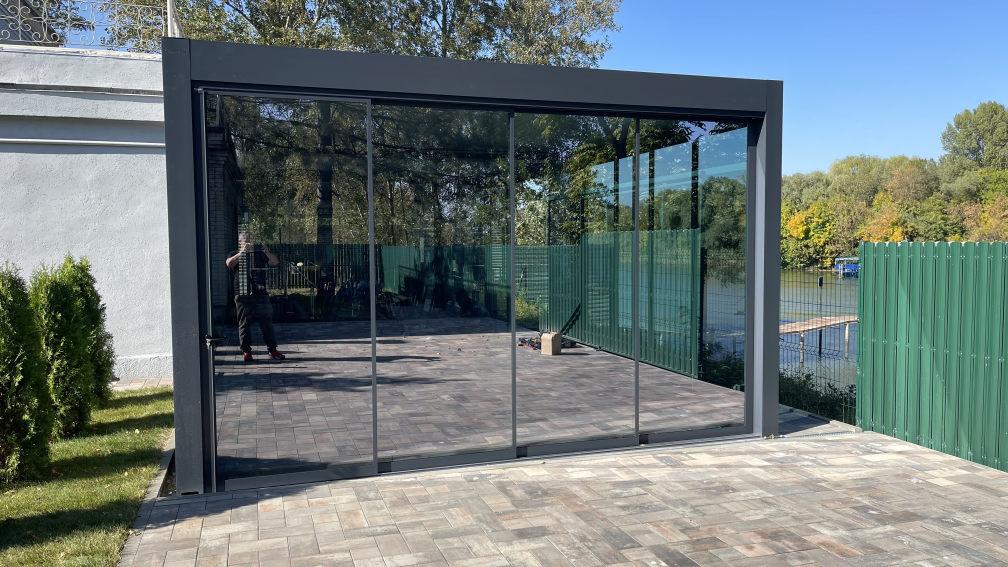
#> input picture attached_assets/IMG_0676.jpg, 4032 x 2268 px (shown at 1/4 size); its folder holds only this picture in this run
$ python -i image_normalizer.py   (imports and definitions only)
#> lines starting #> are read from the running program, lines starting #| are printed output that depends on the picture
"""
Модуль для нормализации размеров изображений галереи.
Обеспечивает единообразный размер и пропорции для всех изображений при отображении в галерее.
Позволяет автоматически обрабатывать изображения при загрузке:
1. Изменение размера до стандартных значений
2. Сохранение пропорций (соотношения сторон)
3. Опциональная обрезка для получения точных пропорций
4. Оптимизация качества и размера файла
"""

import os
import logging
import tempfile
from PIL import Image, ImageOps
import streamlit as st
from pathlib import Path

# Настройка логирования
# [1 line not run here, left out]
logger = logging.getLogger('ImageNormalizer')

# Константы для нормализации изображений
GALLERY_STANDARD_WIDTH = 1200       # Стандартная ширина изображений в галерее
GALLERY_STANDARD_HEIGHT = 800       # Стандартная высота изображений в галерее
GALLERY_ASPECT_RATIO = 3/2          # Целевое соотношение сторон (3:2 - стандартное для фотографий)
THUMBNAIL_WIDTH = 400               # Ширина миниатюр
THUMBNAIL_HEIGHT = 300              # Высота миниатюр
JPEG_QUALITY = 85                   # Качество JPEG (0-100)
PROCESSED_DIR = "processed_images"  # Директория для обработанных изображений

def normalize_image_size(image_path, target_width=GALLERY_STANDARD_WIDTH,
                         target_height=GALLERY_STANDARD_HEIGHT, quality=JPEG_QUALITY,
                         force_aspect_ratio=False, create_thumbnail=False):
    """
    Нормализует размер изображения до стандартного, сохраняя пропорции.
    Опционально может создать миниатюру.

    Args:
        image_path (str): Путь к исходному изображению
        target_width (int): Целевая ширина
        target_height (int): Целевая высота
        quality (int): Качество JPEG (0-100)
        force_aspect_ratio (bool): Принудительно установить соотношение сторон (обрезка)
        create_thumbnail (bool): Создать миниатюру

    Returns:
        tuple: (путь к нормализованному изображению, путь к миниатюре или None)
    """
#> called with image_path = '../attached_assets/IMG_0676.jpg', target_width = 1200, target_height = 800, quality = 85, force_aspect_ratio = False, create_thumbnail = False
    try:
        img = Image.open(image_path)
#> img is the input picture: PIL image 4032x2268 RGB; mean R, G, B 109.3, 121.6, 121.2

        # Получаем текущие размеры и соотношение сторон
        orig_width, orig_height = img.size
#> orig_width = 4032; orig_height = 2268
        orig_aspect = orig_width / orig_height
#> orig_aspect = 1.78
        target_aspect = target_width / target_height

        # Определяем новые размеры с сохранением пропорций
        if force_aspect_ratio:
            # Принудительно устанавливаем соотношение сторон через обрезку
            img = crop_to_aspect_ratio(img, GALLERY_ASPECT_RATIO)
            resized_img = img.resize((target_width, target_height), Image.LANCZOS)
        else:
            # Изменяем размер, сохраняя оригинальные пропорции, не превышая целевые размеры
            if orig_aspect > target_aspect:
                # Изображение шире целевого соотношения
                new_width = target_width
                new_height = int(new_width / orig_aspect)
#> new_height = 675
            else:
                # Изображение выше целевого соотношения
                new_height = target_height
                new_width = int(new_height * orig_aspect)

            resized_img = img.resize((new_width, new_height), Image.LANCZOS)
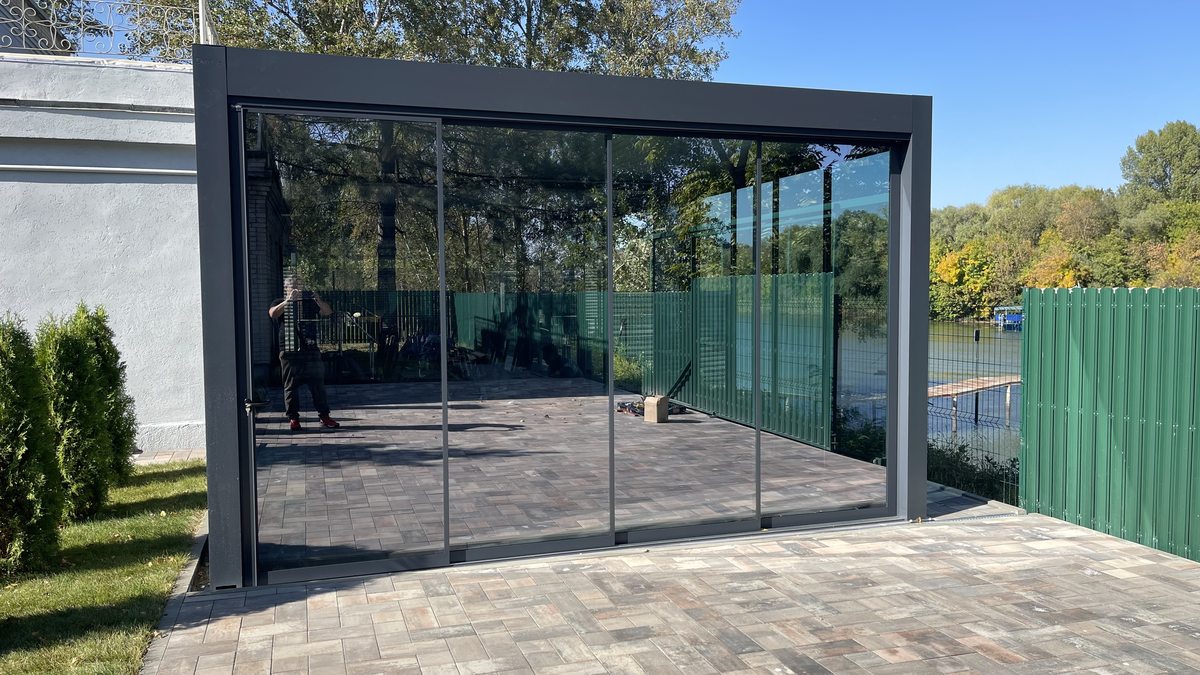
#> resized_img: PIL image 1200x675 RGB; mean R, G, B 109.3, 121.6, 121.2

        # Сохраняем нормализованное изображение
        file_name = os.path.basename(image_path)
        name, ext = os.path.splitext(file_name)

        # Создаем директорию для обработанных изображений, если её нет
        normalized_dir = os.path.join(os.path.dirname(image_path), PROCESSED_DIR)
        if not os.path.exists(normalized_dir):
            os.makedirs(normalized_dir)

        # Формируем пути для нормализованного изображения и миниатюры
        normalized_path = os.path.join(normalized_dir, f"{name}_normalized{ext}")

        # Сохраняем нормализованное изображение
        resized_img.save(normalized_path, quality=quality, optimize=True)
        logger.info(f"Изображение нормализовано: {normalized_path}")

        # Если требуется, создаем миниатюру
        thumbnail_path = None
        if create_thumbnail:
            thumbnail_path = os.path.join(normalized_dir, f"{name}_thumb{ext}")
            create_image_thumbnail(resized_img, thumbnail_path, THUMBNAIL_WIDTH, THUMBNAIL_HEIGHT, quality)

        return normalized_path, thumbnail_path

    except Exception as e:
        logger.error(f"Ошибка нормализации изображения {image_path}: {str(e)}")
        return None, None

# [135 lines left out: functions crop_to_aspect_ratio, create_image_thumbnail, process_gallery_images_batch, get_display_size, not called in this run]

>>> result = normalize_image_size('../attached_assets/IMG_0676.jpg')

$ run again, on attached_assets/IMG_0748.jpg
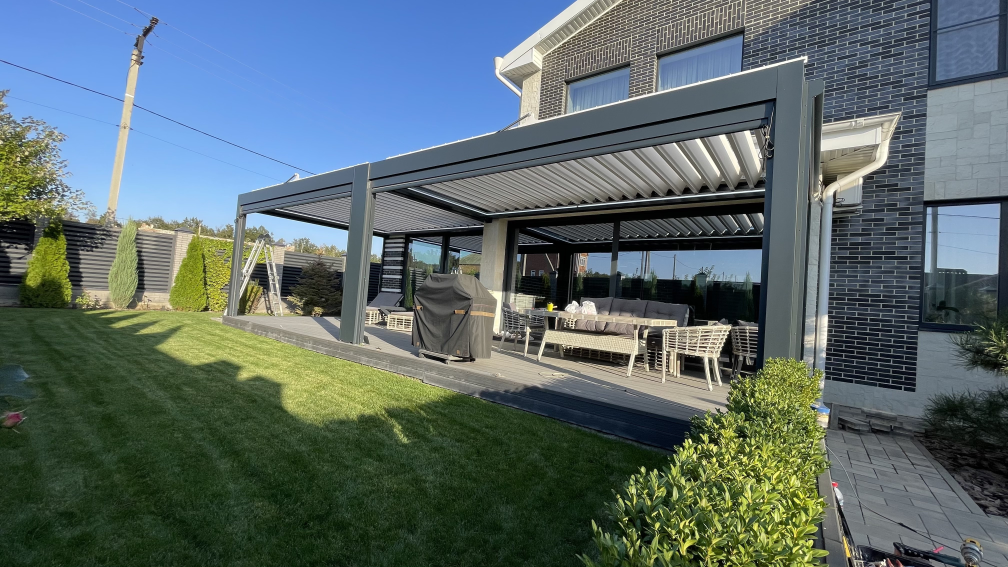
#> input picture attached_assets/IMG_0748.jpg, 4032 x 2268 px (shown at 1/4 size)
#> in normalize_image_size, img is the input picture: PIL image 4032x2268 RGB; mean R, G, B 89.6, 105.2, 105.5
#> in normalize_image_size, `resized_img = img.resize((new_width, new_height), Image.LANCZOS)`:
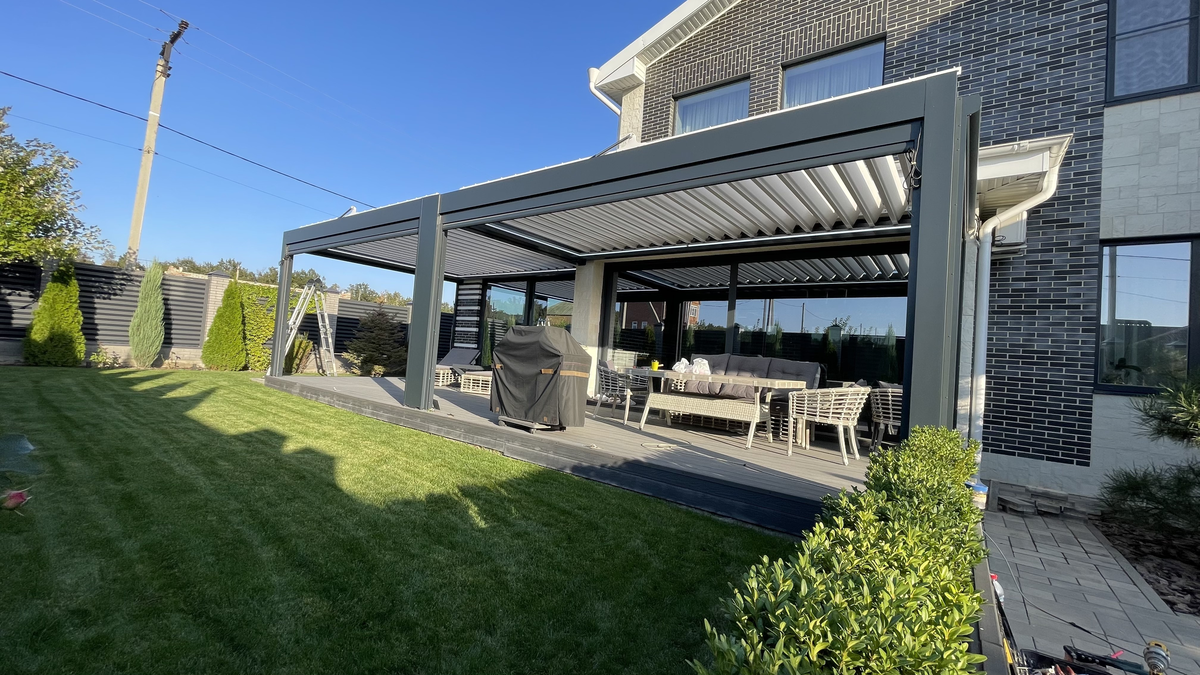
#> resized_img: PIL image 1200x675 RGB; mean R, G, B 89.6, 105.2, 105.5

$ run again, on attached_assets/IMG_0782.jpg
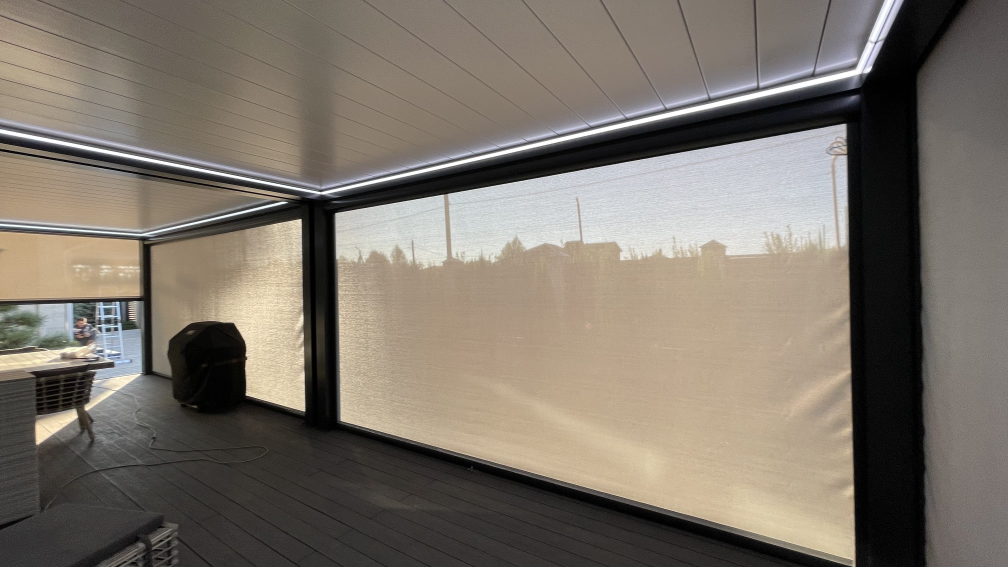
#> input picture attached_assets/IMG_0782.jpg, 4032 x 2268 px (shown at 1/4 size)
#> in normalize_image_size, img is the input picture: PIL image 4032x2268 RGB; mean R, G, B 123.9, 115.9, 105.8
#> in normalize_image_size, `resized_img = img.resize((new_width, new_height), Image.LANCZOS)`:
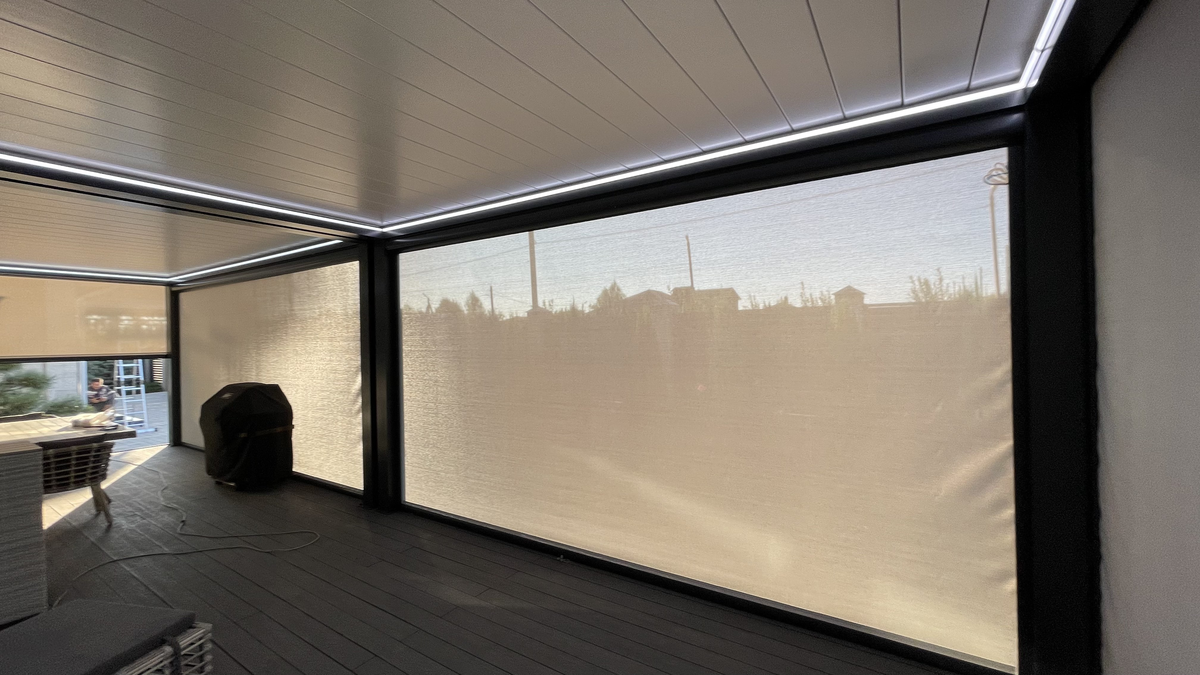
#> resized_img: PIL image 1200x675 RGB; mean R, G, B 123.9, 115.9, 105.8

$ run again, on attached_assets/IMG_0789.jpg
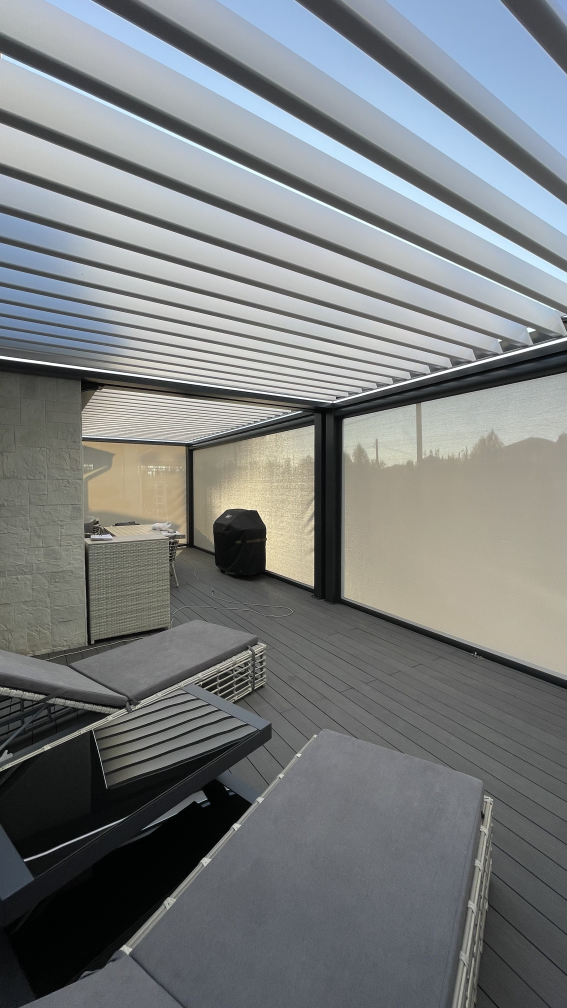
#> input picture attached_assets/IMG_0789.jpg, 2268 x 4032 px (shown at 1/4 size)
#> in normalize_image_size, img is the input picture: PIL image 2268x4032 RGB; mean R, G, B 122.6, 126.1, 126.9
#> in normalize_image_size, `resized_img = img.resize((new_width, new_height), Image.LANCZOS)`:
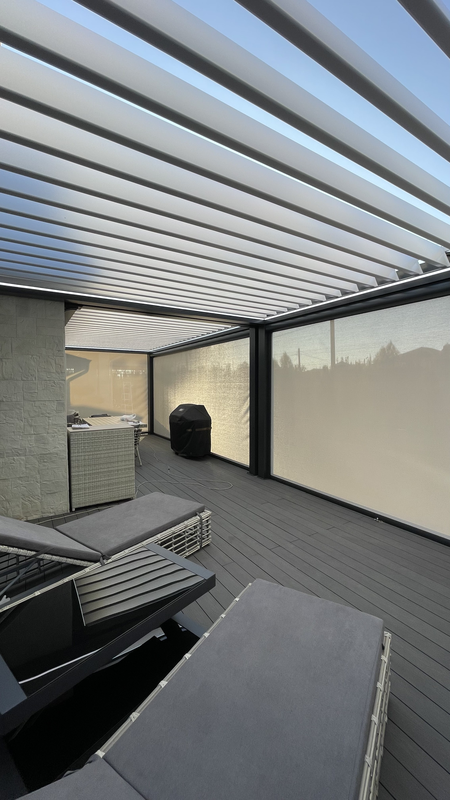
#> resized_img: PIL image 450x800 RGB; mean R, G, B 122.5, 126.1, 126.9
